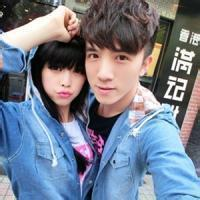
//> input picture 3333.jpg, 200 x 200 px
$ ./123   (built with g++ and OpenCV 4)
//> lines starting //> are read from the running program, lines starting //| are printed output that depends on the picture
#include "opencv2/imgproc/imgproc.hpp"
#include "opencv2/highgui/highgui.hpp"
#include <math.h>
#include <stdlib.h>
#include <stdio.h>

using namespace cv;

/// 全局变量
Mat src, dst, tmp;
char* window_name = "Pyramids Demo";


/**
 * @函数 main
 */
int main( int argc, char** argv )
{
  /// 指示说明
  printf( "\n Zoom In-Out demo  \n " );
  printf( "------------------ \n" );
  printf( " * [u] -> Zoom in  \n" );
  printf( " * [d] -> Zoom out \n" );
  printf( " * [ESC] -> Close program \n \n" );

  /// 测试图像 - 尺寸必须能被 2^{n} 整除
  src = imread( "3333.jpg" );
//> src is the input picture: 200 rows x 200 cols, CV_8UC3; mean B, G, R 141.9, 125.9, 117.8
  if( !src.data )
    { printf(" No data! -- Exiting the program \n");
      return -1; }

  tmp = src;
  dst = tmp;

  /// 创建显示窗口
  namedWindow( window_name, CV_WINDOW_AUTOSIZE );
  imshow( window_name, dst );

  /// 循环
  while( true )
  {
    int c;
    c = waitKey(10);
//> the key 'u' is pressed

    if( (char)c == 27 )
      { break; }
    if( (char)c == 'u' )
      { pyrUp( tmp, dst, Size( tmp.cols*2, tmp.rows*2 ) );
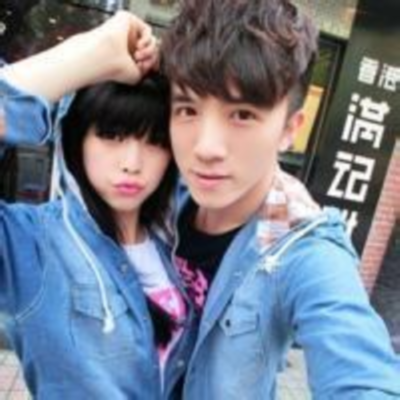
//> dst: 400 rows x 400 cols, CV_8UC3; mean B, G, R 142.1, 126.1, 117.9
//> the key 'a' is pressed
        printf( "** Zoom In: Image x 2 \n" );
      }
    else if( (char)c == 'a' )
     { pyrDown( tmp, dst, Size( tmp.cols/2, tmp.rows/2 ) );
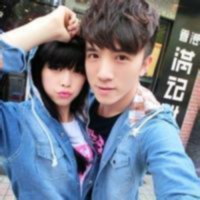
//> dst: 200 rows x 200 cols, CV_8UC3; mean B, G, R 142, 126, 117.9
//> the Esc key is pressed
       printf( "** Zoom Out: Image / 2 /n" );
     }

    imshow( window_name, dst );
    tmp = dst;
  }
  return 0;
}
